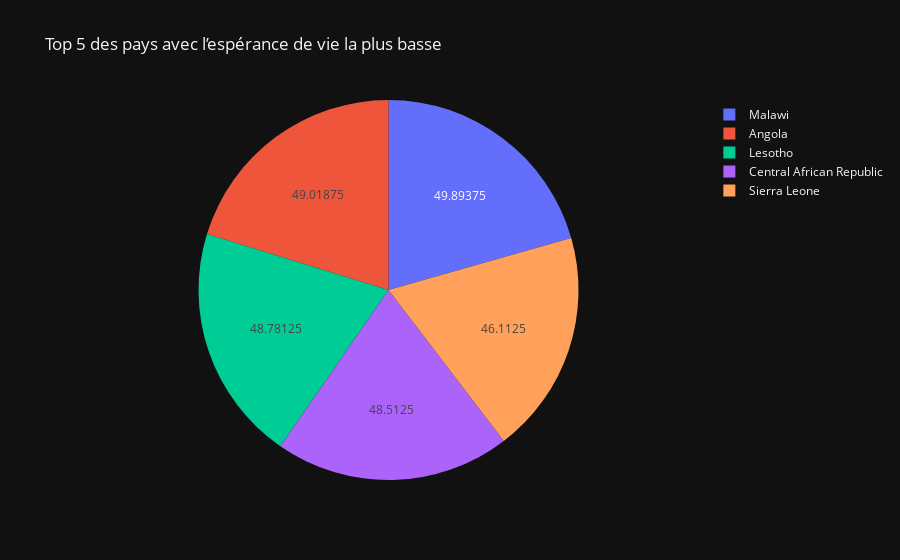
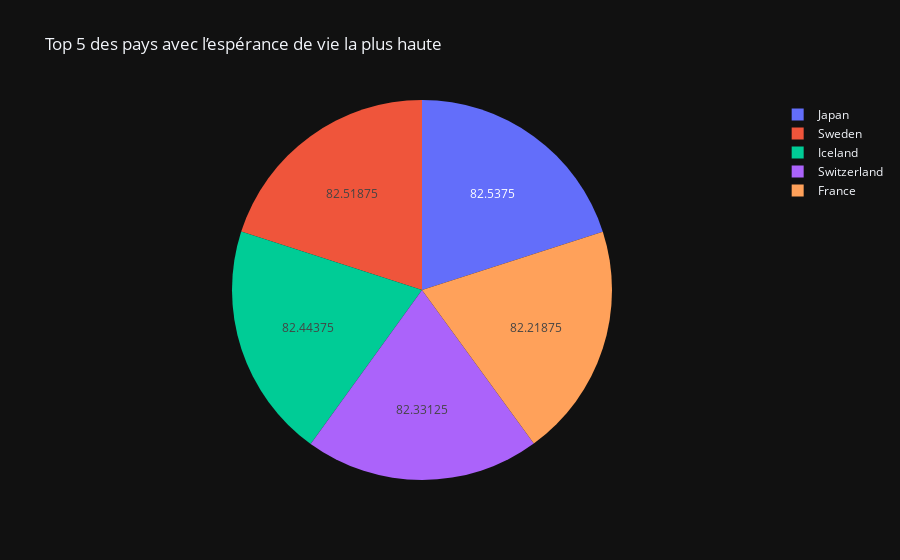

The notebook cell saved with these charts, in order:
### Code cell
avg_life_expectancy_by_country = data.groupby('Country')['Life expectancy'].mean()

lowest_countries = avg_life_expectancy_by_country.nsmallest(5).index
highest_countries = avg_life_expectancy_by_country.nlargest(5).index


filtered_data_lowest = avg_life_expectancy_by_country[lowest_countries].reset_index()
fig = px.pie(filtered_data_lowest, names='Country', values='Life expectancy',
             title='Top 5 des pays avec l’espérance de vie la plus basse',
             template='plotly_dark')
fig.update_traces(hoverinfo='label+percent', textinfo='value', 
                  hovertemplate="%{label}<br>Life expectancy: %{value}<extra></extra>")

fig.show()

filtered_data_highest= avg_life_expectancy_by_country[highest_countries].reset_index()
fig = px.pie(filtered_data_highest, names='Country', values='Life expectancy',
             title='Top 5 des pays avec l’espérance de vie la plus haute',
             template='plotly_dark')
fig.update_traces(hoverinfo='label+percent', textinfo='value', 
                  hovertemplate="%{label}<br>Life expectancy: %{value}<extra></extra>")

fig.show()

### Figure 1 — Plotly figure (JSON) as saved in the notebook; plotly's stock layout.template omitted (floating-point values rounded to 4 significant figures)
{"data": [{"domain": {"x": [0, 1], "y": [0, 1]}, "hoverinfo": "label+percent", "hovertemplate": "%{label}<br>Life expectancy: %{value}<extra></extra>", "labels": ["Sierra Leone", "Central African Republic", "Lesotho", "Angola", "Malawi"], "legendgroup": "", "name": "", "showlegend": true, "textinfo": "value", "type": "pie", "values": [46.11, 48.51, 48.78, 49.02, 49.89]}], "layout": {"legend": {"tracegroupgap": 0}, "title": {"text": "Top 5 des pays avec l’espérance de vie la plus basse"}}}

### Figure 2 — Plotly figure (JSON) as saved in the notebook; plotly's stock layout.template omitted (floating-point values rounded to 4 significant figures)
{"data": [{"domain": {"x": [0, 1], "y": [0, 1]}, "hoverinfo": "label+percent", "hovertemplate": "%{label}<br>Life expectancy: %{value}<extra></extra>", "labels": ["Japan", "Sweden", "Iceland", "Switzerland", "France"], "legendgroup": "", "name": "", "showlegend": true, "textinfo": "value", "type": "pie", "values": [82.54, 82.52, 82.44, 82.33, 82.22]}], "layout": {"legend": {"tracegroupgap": 0}, "title": {"text": "Top 5 des pays avec l’espérance de vie la plus haute"}}}
